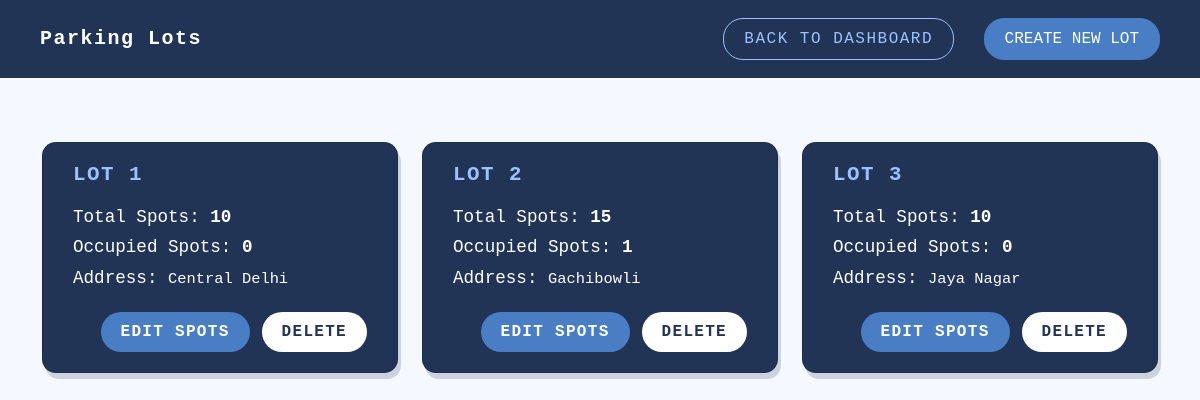
Page /admin/lots (signed in) on the earlier database version.
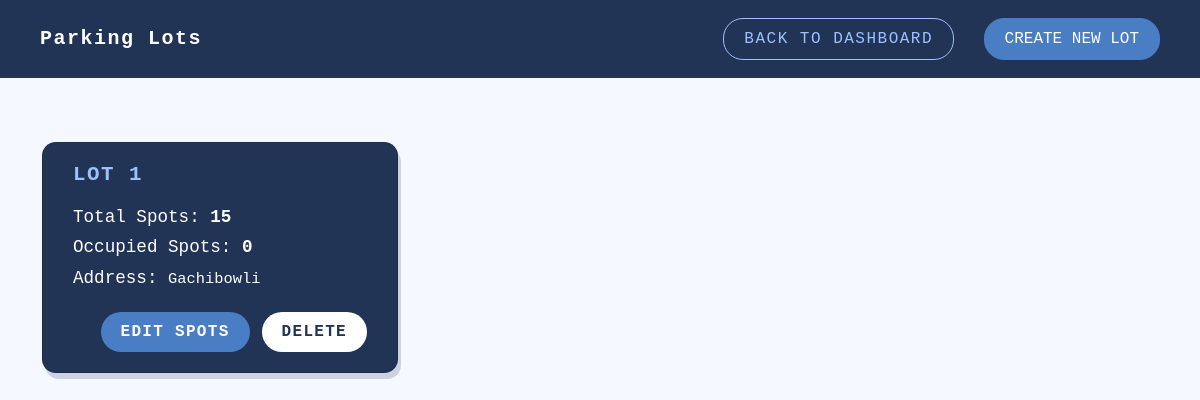
Same page on the later database version.
### backend/models.py (models this page shows)
class ParkingLot(db.Model):
    __tablename__ = "ParkingLot"
    id = db.Column(db.Integer, primary_key = True, autoincrement = True)
    location = db.Column(db.String, nullable = False)
    address = db.Column(db.String, nullable = False)
    price = db.Column(db.Integer, nullable = False)
    no_of_spots = db.Column(db.Integer, nullable = False)

### backend/routes.py (the view)
@routes_bp.route("/admin/lots", methods=["GET"])
@login_required
def admin_lots():
    lots = ParkingLot.query.all()
    lot_data = []
    for lot in lots:
        total_spots = lot.no_of_spots
        address = lot.address
        occupied_spots = ParkingSpot.query.filter_by(lot_id=lot.id, status="Occupied").count()
        lot_data.append({
            "id": lot.id,
            "name": f"Lot {lot.id}",
            "total_spots": total_spots,
            "occupied_spots": occupied_spots,
            "address": address
        })
    return render_template("admin/parking_lots.html", lot_data=lot_data)

### templates/admin/parking_lots.html (shortened to what this page needs)
<!DOCTYPE html>
<html lang="en">
<head>
  <link href="https://cdn.jsdelivr.net/npm/bootstrap@5.3.2/dist/css/bootstrap.min.css" rel="stylesheet" />
</head>
<body>
  <div class="navbar">
    <div>Parking Lots</div>
    <div>
      <a href="{{ url_for('routes_bp.admin_dashboard') }}" class="btn btn-outline">Back to Dashboard</a>
      <button class="btn btn-primary ms-3" data-bs-toggle="modal" data-bs-target="#createLotModal">Create New Lot</button>
    </div>
  </div>
  <div class="container mt-4">
    {% if lot_data %}
      <div class="row gy-4">
        {% for lot in lot_data %}
        <div class="col-md-6 col-lg-4">
          <div class="card">
            <div>
              <h5 class="card-title">{{ lot.name }}</h5>
              <p class="card-text mb-1">Total Spots: <strong>{{ lot.total_spots }}</strong></p>
              <p class="card-text mb-1">Occupied Spots: <strong>{{ lot.occupied_spots }}</strong></p>
              <p class="card-text mb-0">Address: <small>{{ lot.address }}</small></p>
            </div>
            <div class="card-buttons">
              <button class="btn-edit btn-sm" data-bs-toggle="modal" data-bs-target="#editLotModal{{ lot.id }}">Edit Spots</button>
              <button class="btn-delete btn-sm" data-bs-toggle="modal" data-bs-target="#deleteLotModal{{ lot.id }}">Delete</button>
            </div>
          </div>
        </div>
        {% endfor %}
      </div>
    {% else %}
      <div class="alert alert-info text-center" role="alert">
        No parking lots found.
      </div>
    {% endif %}
  </div>
</body>
</html>

### templates/admin/parking_lots.html (style rules this page uses)
body { background-color: #f5f8ff; color: #223456; min-height: 100vh; font-family: 'Courier New', Courier, monospace; }
.navbar { width: 100%; background: #223456; color: white; display: flex; justify-content: space-between; align-items: center; padding: 18px 40px; box-sizing: border-box; font-weight: bold; letter-spacing: 1.5px; font-size: 1.25rem; }
.navbar a.btn-outline { border-color: #9bc1ff; color: #9bc1ff; font-weight: normal; font-size: 1rem; text-transform: uppercase; padding: 8px 20px; border-radius: 20px; transition: background-color 0.2s; }
.btn-primary { background-color: #497ec5; border-color: #497ec5; font-weight: normal; font-size: 1rem; padding: 8px 20px; border-radius: 20px; text-transform: uppercase; transition: background-color 0.2s; }
.container { padding-top: 40px; padding-bottom: 40px; }
.card { background-color: #223456; color: white; border-radius: 14px; box-shadow: 3px 6px 0 #cbd3e0; height: 100%; display: flex; flex-direction: column; justify-content: space-between; padding: 20px 30px; }
.card-title { color: #9bc1ff; font-weight: bold; font-size: 1.3rem; margin-bottom: 1rem; text-transform: uppercase; letter-spacing: 1.5px; }
.card-text { font-size: 1.1rem; margin-bottom: 0.5rem; }
.card-buttons { margin-top: 1.3rem; display: flex; justify-content: flex-end; gap: 12px; }
.btn-edit { background-color: #497ec5; color: white; font-weight: bold; padding: 8px 20px; border-radius: 20px; border: none; text-transform: uppercase; letter-spacing: 1.3px; cursor: pointer; transition: background-color 0.2s; }
.btn-delete { background-color: white; color: #223456; font-weight: bold; padding: 8px 20px; border-radius: 20px; border: none; text-transform: uppercase; letter-spacing: 1.3px; cursor: pointer; transition: background-color 0.2s, color 0.2s; }
.btn-primary { background-color: #497ec5; border-color: #497ec5; color: white; transition: background-color 0.2s; }

Differences in the rows shown:
removed ParkingLot: name "LOT 1", total_spots "10", occupied_spots "0", address "Central Delhi"
removed ParkingLot: name "LOT 2", total_spots "15", occupied_spots "1", address "Gachibowli"
removed ParkingLot: name "LOT 3", total_spots "10", occupied_spots "0", address "Jaya Nagar"
added ParkingLot: name "LOT 1", total_spots "15", occupied_spots "0", address "Gachibowli"
